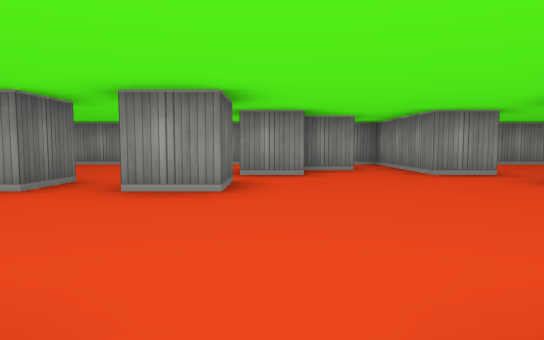
View 1 (above)

21 first-person views from a walk through a cub3D maze. The camera is about half as high as the walls, tilts 4° down and sees 75° across. The floor is counted in squares. Each view is taken from the middle of a square. On the plan, view 1 faces up. The plan holds only what a view shows up to about 9 squares ahead; the rest is blank.

View 2
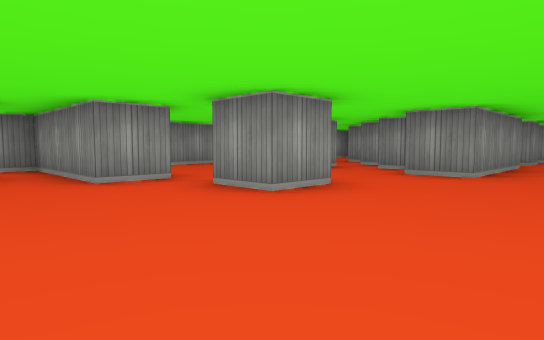

View 3
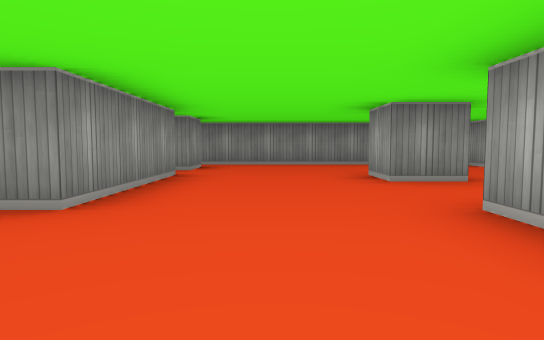

View 4
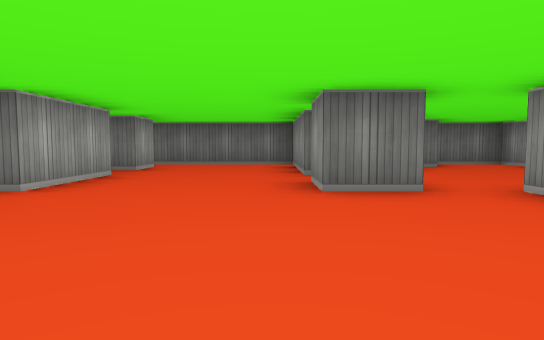

View 5
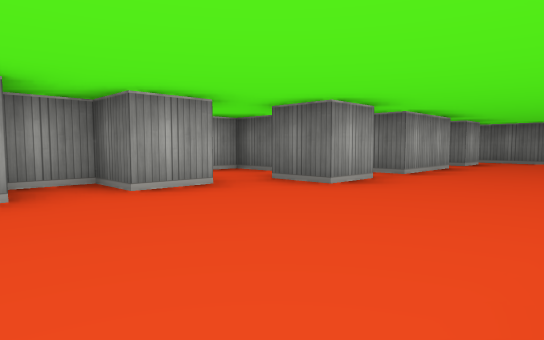

View 6
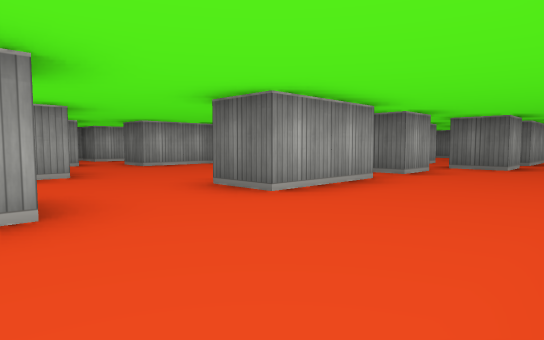

View 7
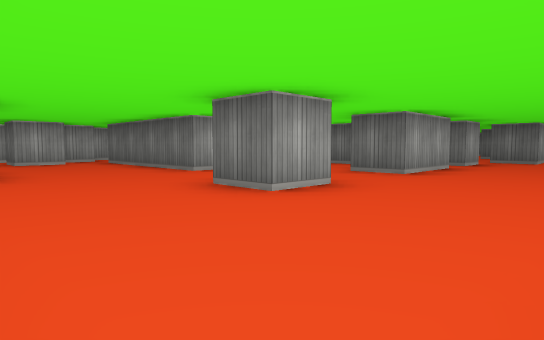

View 8
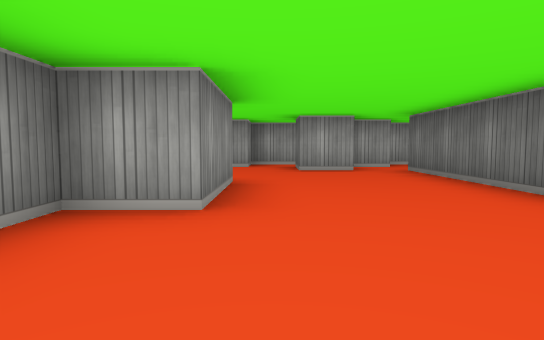

View 9
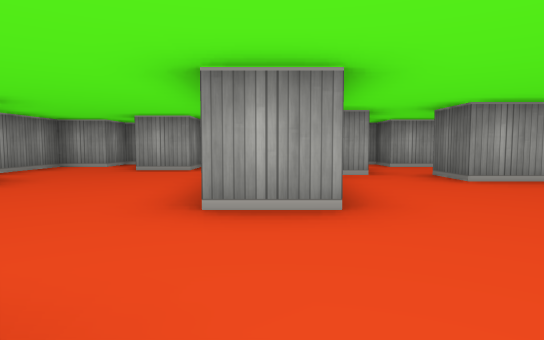

View 10
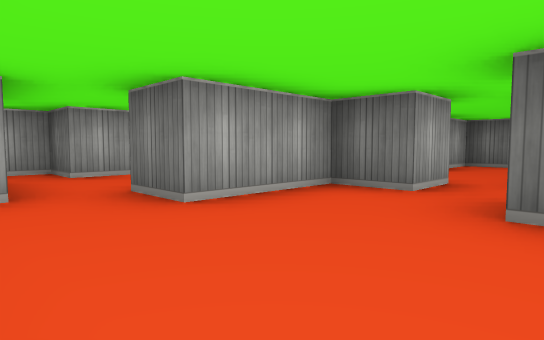

View 11
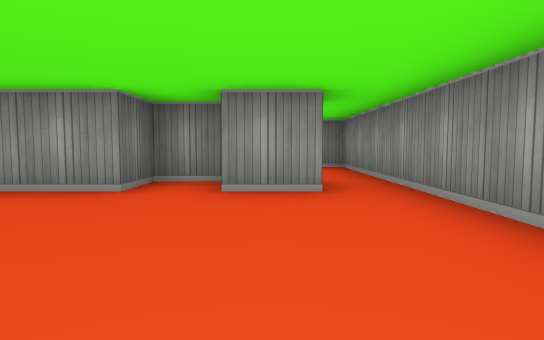

View 12
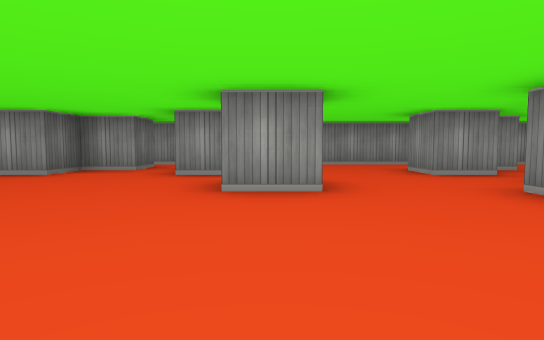

View 13
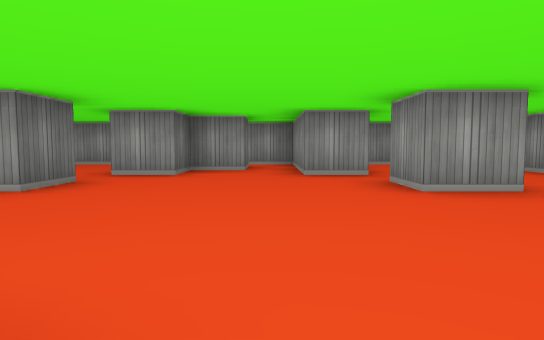

View 14
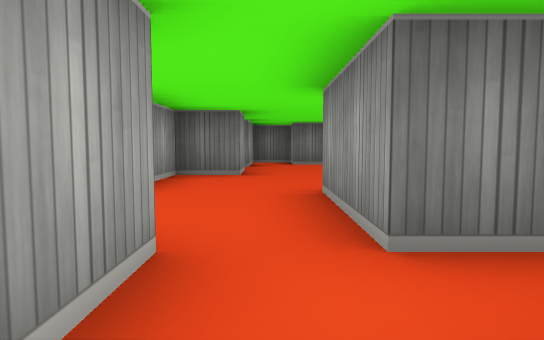

View 15
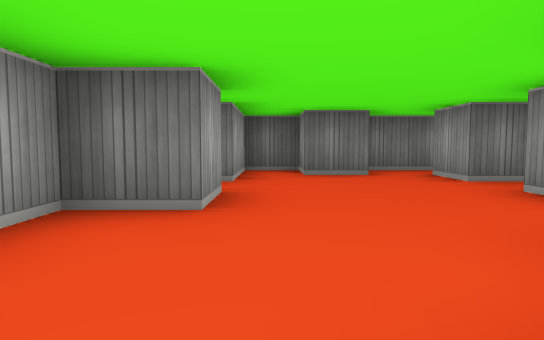

View 16
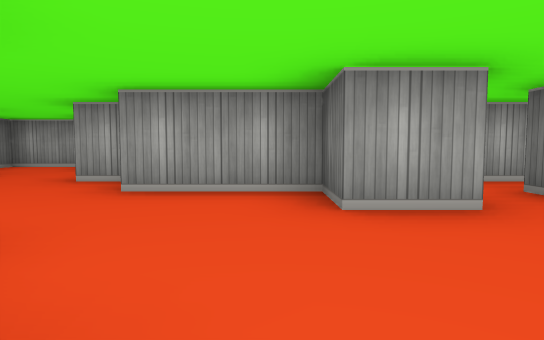

View 17
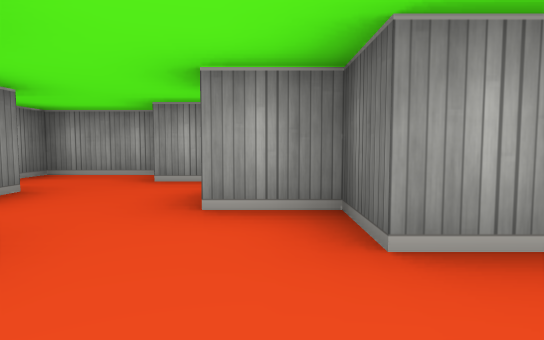

View 18
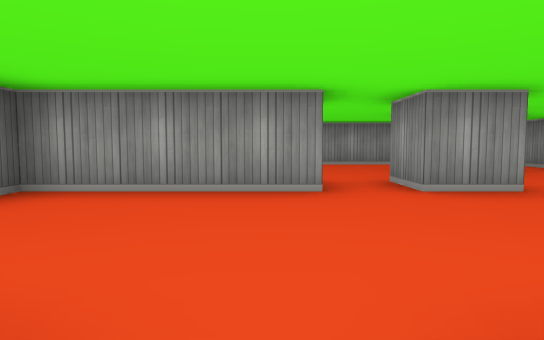

View 19
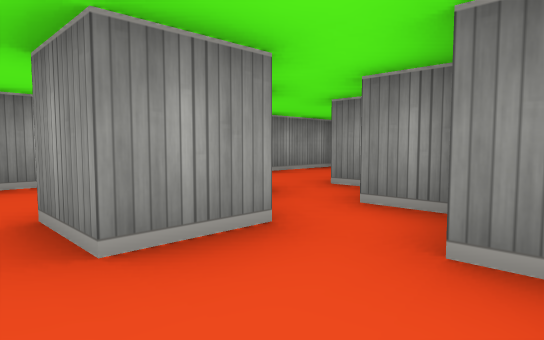

View 20
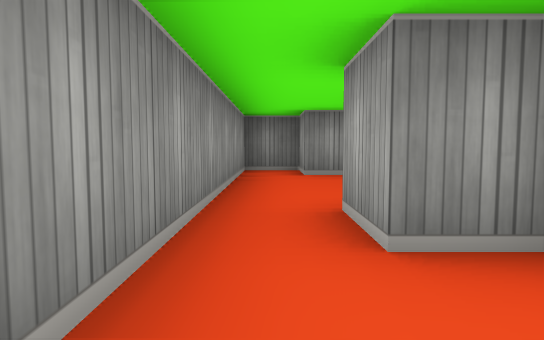

View 21
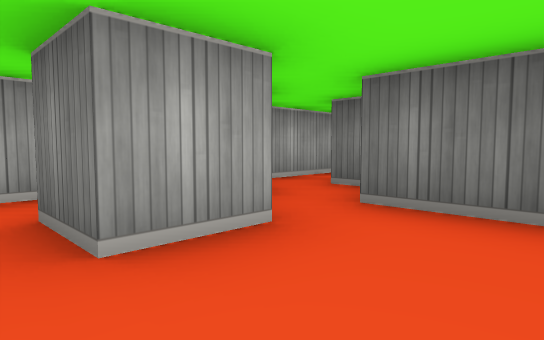

### Floor plan
Key: @ floor where view 1 was taken; # wall or solid block; . floor.
Columns run from 6 left of view 1 to 13 right of it. Each row starts with its distance up from view 1.
  9 ####################
  8 #........#.........#
  7 #.....##.#...##...##
  6 ##....#..#...#.## .#
  5  # ............#  .#
  4 ####.#....#...####.#
  3 #............###.#.#
  2 #..................#
  1 #..................#
  0 #.#.##@#...........#
 -1 #.#.#....####..#...#
 -2 #.....##..#........#
 -3 ##.....##.#........#
 -4 #.............#...##
 -5 ###.# ...##...#...#
 -6   .. ##...##..#....
 -7   #   ##..#..##....#
 -8         .....#.##..#
 -9         #..#...#..##
-10         ###########

Where each view was taken, in squares from view 1:
view 1: 0 up, 0 right, facing up
view 2: 1 up, 1 right, facing up-right
view 3: 1 up, 4 right, facing right
view 4: 3 up, 3 right, facing left
view 5: 3 up, 5 right, facing down-left
view 6: 2 up, 9 right, facing down-left
view 7: 2 up, 12 right, facing down-left
view 8: 1 down, 11 right, facing down
view 9: 1 down, 8 right, facing down
view 10: 3 down, 7 right, facing down-left
view 11: 1 down, 11 right, facing up
view 12: 0 up, 4 right, facing up
view 13: 0 up, 2 right, facing up
view 14: 4 down, 4 right, facing left
view 15: 4 down, 1 right, facing left
view 16: 2 down, 1 left, facing down
view 17: 4 down, 1 right, facing down
view 18: 0 up, 3 left, facing up
view 19: 4 up, 6 right, facing up-right
view 20: 8 up, 6 right, facing right
view 21: 6 down, 11 right, facing down-left
